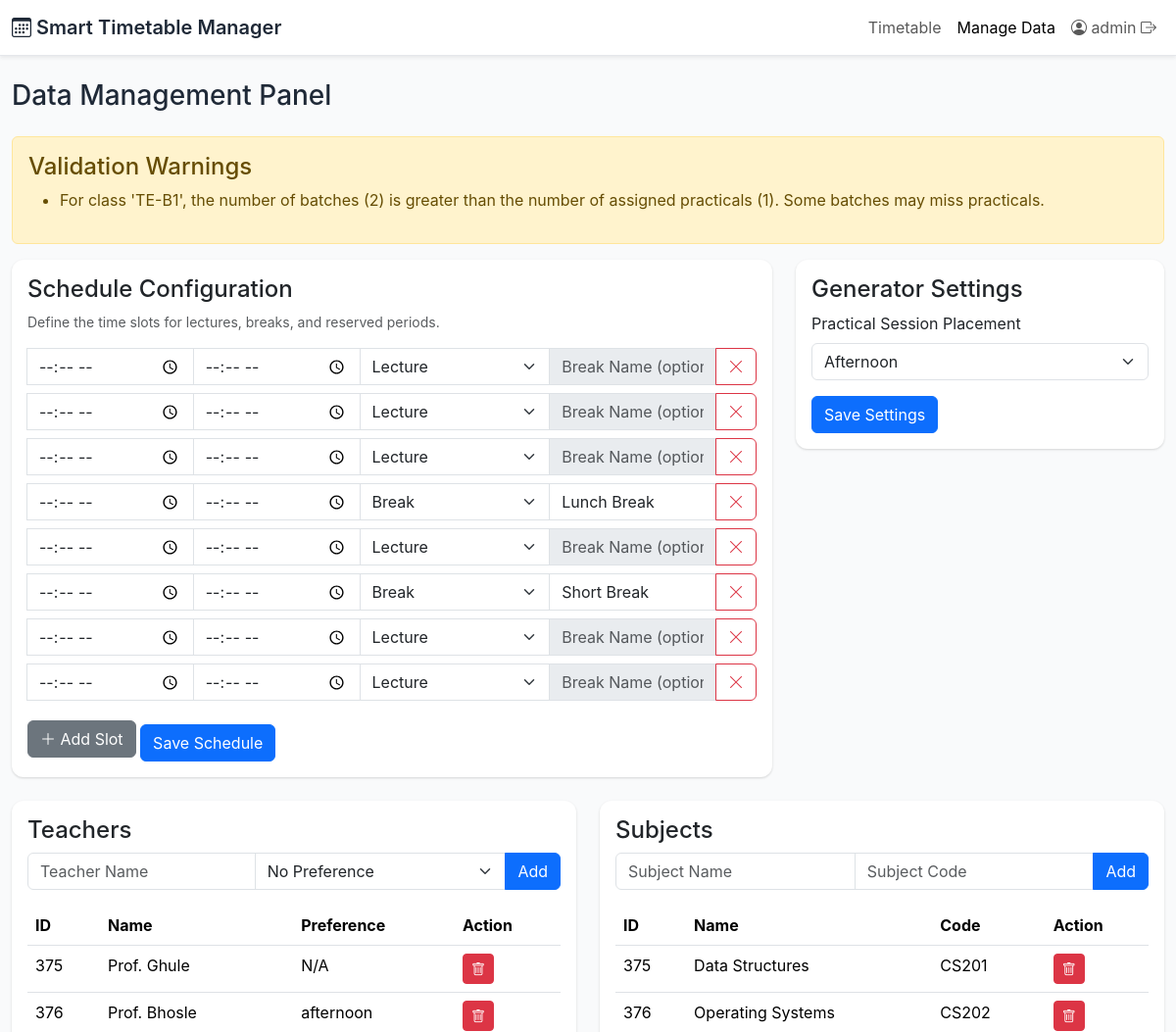
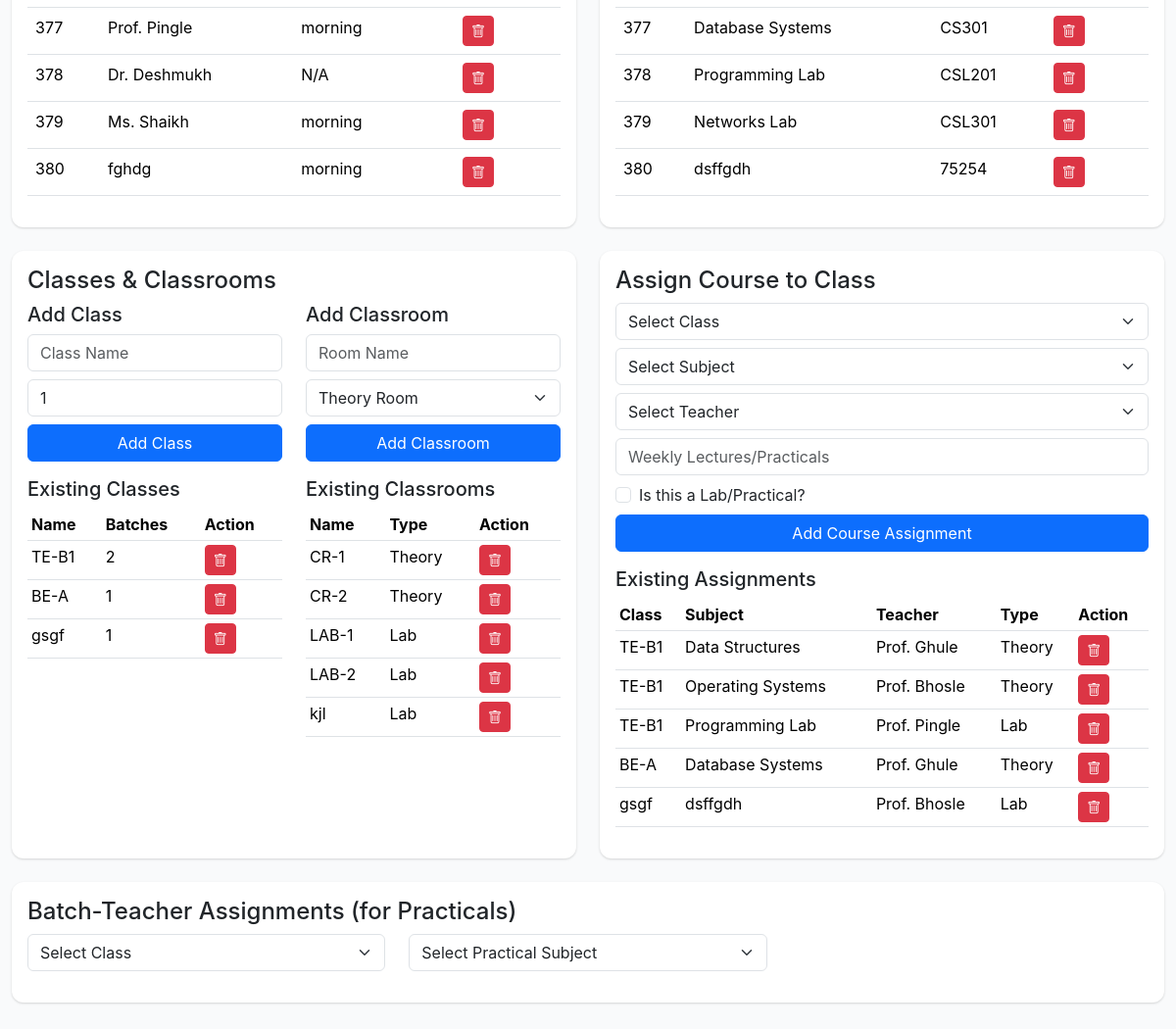
Page /manage (signed in) on the earlier database version (2 pictures, top to bottom).
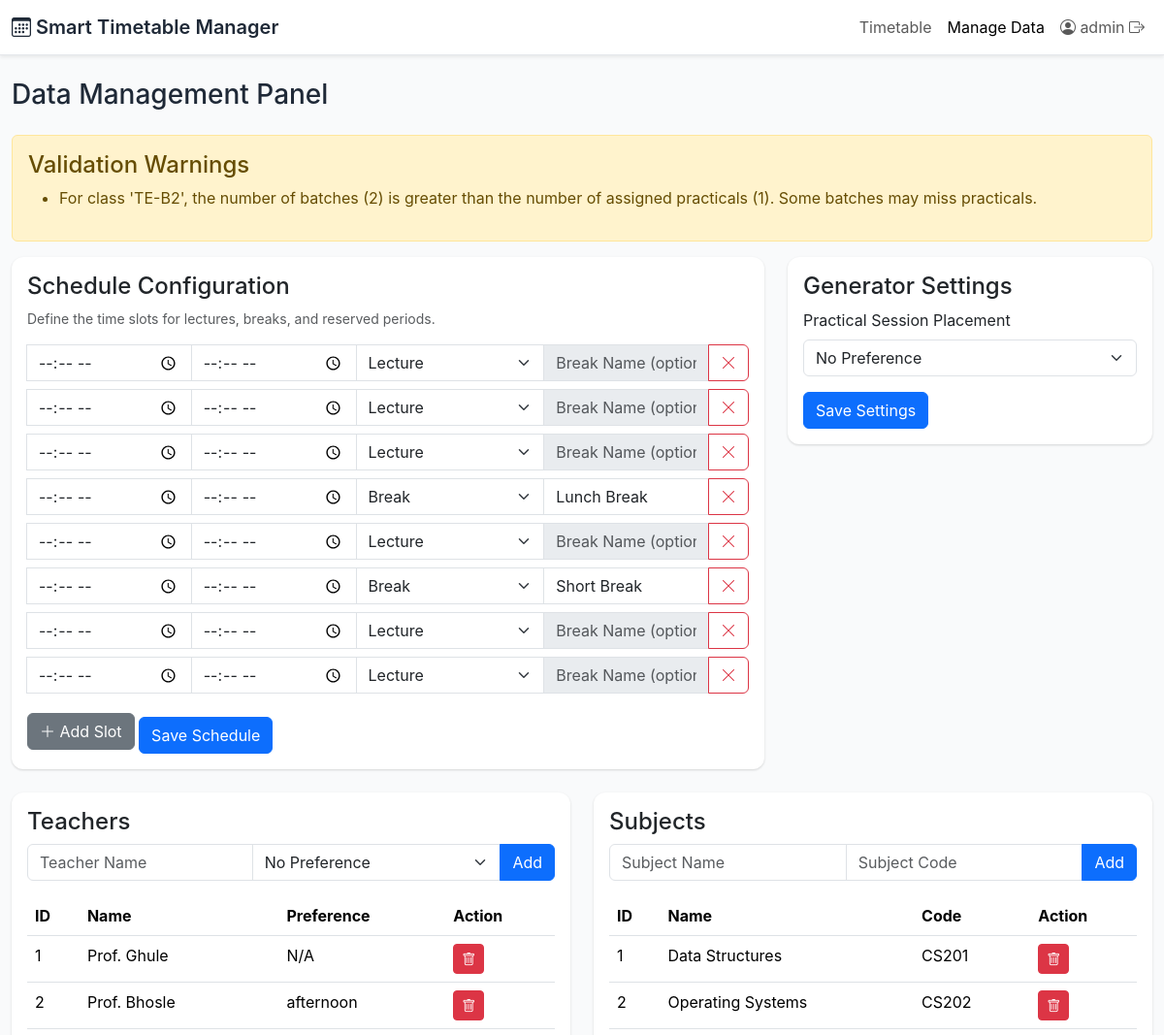
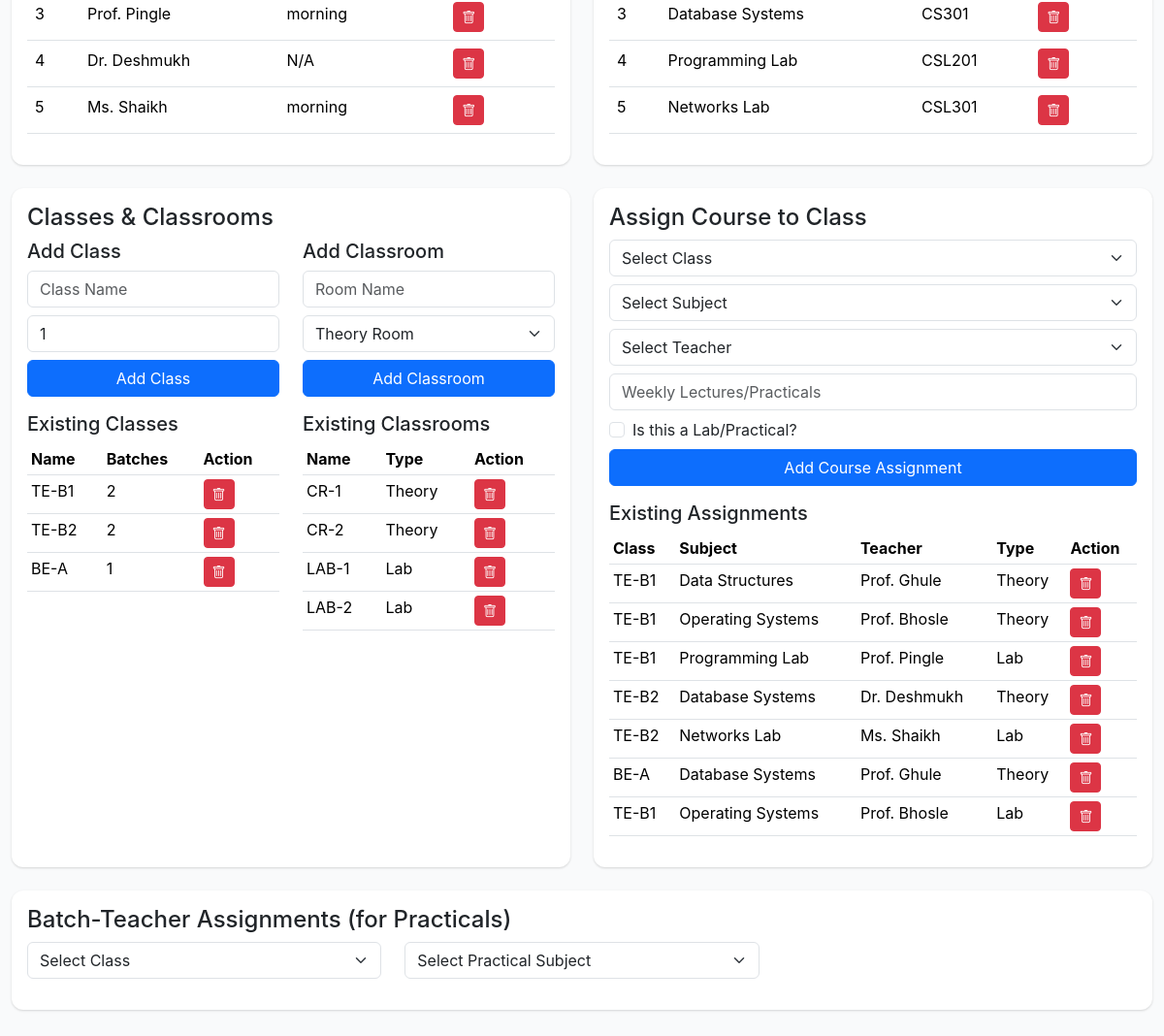
Same page on the later database version (2 pictures, top to bottom).
### tables this page shows
CREATE TABLE schedule_config (
                config_id INTEGER PRIMARY KEY AUTOINCREMENT,
                is_break INTEGER,
                start_time TEXT,
                end_time TEXT,
                break_name TEXT
            );

CREATE TABLE generation_settings (
                key TEXT PRIMARY KEY,
                value TEXT
            );

CREATE TABLE teachers (
                teacher_id INTEGER PRIMARY KEY AUTOINCREMENT,
                name TEXT NOT NULL
            );

CREATE TABLE teacher_preferences (
                teacher_id INTEGER PRIMARY KEY,
                preference TEXT,
                FOREIGN KEY (teacher_id) REFERENCES teachers(teacher_id)
            );

CREATE TABLE subjects (
                subject_id INTEGER PRIMARY KEY AUTOINCREMENT,
                name TEXT NOT NULL,
                code TEXT NOT NULL UNIQUE
            );

CREATE TABLE classes (
                class_id INTEGER PRIMARY KEY AUTOINCREMENT,
                name TEXT NOT NULL UNIQUE,
                num_batches INTEGER NOT NULL DEFAULT 1
            );

CREATE TABLE classrooms (
                classroom_id INTEGER PRIMARY KEY AUTOINCREMENT,
                name TEXT NOT NULL UNIQUE,
                is_lab INTEGER DEFAULT 0
            );

CREATE TABLE courses (
                course_id INTEGER PRIMARY KEY AUTOINCREMENT,
                class_id INTEGER,
                subject_id INTEGER,
                teacher_id INTEGER,
                weekly_lectures INTEGER NOT NULL,
                is_lab INTEGER NOT NULL DEFAULT 0,
                classroom_id INTEGER,
                FOREIGN KEY (class_id) REFERENCES classes(class_id),
                FOREIGN KEY (subject_id) REFERENCES subjects(subject_id),
                FOREIGN KEY (teacher_id) REFERENCES teachers(teacher_id),
                FOREIGN KEY (classroom_id) REFERENCES classrooms(classroom_id)
            );

### app.py (the view, shortened to what this page needs)
@app.route('/manage', methods=['GET', 'POST'])
@login_required
def manage():
    db = get_db()
    cur = db.cursor()
    warnings = []
    classes_list = cur.execute('SELECT * FROM classes').fetchall()
    for class_obj in classes_list:
        num_batches = class_obj['num_batches']
        if num_batches > 1:
            practicals_count = cur.execute('SELECT COUNT(DISTINCT subject_id) FROM courses WHERE class_id = ? AND is_lab = 1', (class_obj['class_id'],)).fetchone()[0]
            if practicals_count > 0 and num_batches > practicals_count:
                 warnings.append(f"For class '{class_obj['name']}', the number of batches ({num_batches}) is greater than the number of assigned practicals ({practicals_count}). Some batches may miss practicals.")
    teachers = cur.execute('SELECT teachers.*, teacher_preferences.preference FROM teachers LEFT JOIN teacher_preferences ON teachers.teacher_id = teacher_preferences.teacher_id').fetchall()
    subjects = cur.execute('SELECT * FROM subjects').fetchall()
    classrooms = cur.execute('SELECT * FROM classrooms').fetchall()
    courses = cur.execute('''
        SELECT c.*, t.name as teacher_name, sub.name as subject_name, cl.name as class_name, cl.num_batches
        FROM courses c
        JOIN teachers t ON c.teacher_id = t.teacher_id
        JOIN subjects sub ON c.subject_id = sub.subject_id
        JOIN classes cl ON c.class_id = cl.class_id
    ''').fetchall()
    batch_assignments = defaultdict(lambda: defaultdict(dict))
    assignments = cur.execute('''
        SELECT b.*, t.name as teacher_name
        FROM batch_teacher_assignments b
        JOIN teachers t ON b.teacher_id = t.teacher_id
    ''').fetchall()
    for a in assignments:
        batch_assignments[a['class_id']][a['subject_id']][a['batch_number']] = a['teacher_id']
    schedule_config = get_slot_times()
    practical_preference = cur.execute("SELECT value FROM generation_settings WHERE key = 'practical_preference'").fetchone()['value']
    lab_classrooms = cur.execute('SELECT * FROM classrooms WHERE is_lab = 1').fetchall()
    return render_template('manage.html',
                           teachers=teachers,
                           subjects=subjects,
                           classes=classes_list,
                           classrooms=classrooms,
                           courses=courses,
                           schedule_config=schedule_config,
                           warnings=warnings,
                           batch_assignments=batch_assignments,
                           practical_preference=practical_preference,
                           lab_classrooms=lab_classrooms)

### app.py (called while the page is built)
def get_db():
    db = getattr(g, '_database', None)
    if db is None:
        db = sqlite3.connect(DB_PATH)
        db.row_factory = sqlite3.Row
        g._database = db
    return db

@app.teardown_appcontext
def close_connection(exception):
    db = getattr(g, '_database', None)
    if db is not None:
        db.close()

def login_required(f):
    @wraps(f)
    def decorated_function(*args, **kwargs):
        if 'admin_id' not in session:
            flash('You need to be logged in to access this page.', 'warning')
            return redirect(url_for('admin_login'))
        return f(*args, **kwargs)
    return decorated_function

def get_slot_times():
    db = get_db()
    cur = db.cursor()
    cur.execute('SELECT * FROM schedule_config ORDER BY config_id')
    return cur.fetchall()

### templates/manage.html (shortened to what the changed rows need)
<!DOCTYPE html>
<html lang="en">
<head>
    <link rel="stylesheet" href="https://cdn.jsdelivr.net/npm/bootstrap@5.3.1/dist/css/bootstrap.min.css">
    <link rel="stylesheet" href="https://cdn.jsdelivr.net/npm/bootstrap-icons/font/bootstrap-icons.css">
    <link rel="stylesheet" href="{{ url_for('static', filename='css/style.css') }}">
</head>
<body>
    <div class="main-content container-fluid py-4">
        <h1 class="h3 mb-4">Data Management Panel</h1>
        {% if warnings %}
        <div class="alert alert-warning">
            <ul>
                {% for warning in warnings %}
                <li>{{ warning }}</li>
                {% endfor %}
            </ul>
        </div>
        {% endif %}
        <div class="row">
            <div class="col-lg-8">
                <div class="card p-3 mb-4">
                    <h2 class="h4">Schedule Configuration</h2>
                    <form id="scheduleConfigForm" action="{{ url_for('manage') }}" method="post">
                        <div id="slotInputs">
                            {% for slot in schedule_config %}
                            <div class="input-group mb-2">
                                <input type="time" class="form-control" name="start_time" value="{{ slot.start_time }}" required>
                                <input type="time" class="form-control" name="end_time" value="{{ slot.end_time }}" required>
                                <select class="form-select" name="is_break">
                                    <option value="0" {% if slot.is_break == 0 %}selected{% endif %}>Lecture</option>
                                    <option value="1" {% if slot.is_break == 1 %}selected{% endif %}>Break</option>
                                </select>
                                <input type="text" class="form-control break-name-input" name="break_name" placeholder="Break Name (optional)" value="{{ slot.break_name or '' }}" {% if slot.is_break != 1 %}disabled{% endif %}>
                                <button type="button" class="btn btn-outline-danger remove-slot"><i class="bi bi-x-lg"></i></button>
                            </div>
                            {% endfor %}
                        </div>
                    </form>
                </div>
            </div>
            <div class="col-lg-4">
                <div class="card p-3 mb-4">
                    <h2 class="h4">Generator Settings</h2>
                    <form id="practicalPrefForm" action="{{ url_for('manage') }}" method="post">
                        <div class="mb-3">
                            <label for="practicalPreference" class="form-label">Practical Session Placement</label>
                            <select id="practicalPreference" name="practical_preference" class="form-select">
                                <option value="none" {% if practical_preference == 'none' %}selected{% endif %}>No Preference</option>
                                <option value="afternoon" {% if practical_preference == 'afternoon' %}selected{% endif %}>Afternoon</option>
                            </select>
                        </div>
                    </form>
                </div>
            </div>
        </div>
        <div class="row">
            <div class="col-lg-6 mb-4">
                <div class="card p-3 h-100">
                    <h2 class="h4">Teachers</h2>
                    <div class="table-responsive">
                        <table class="table table-hover">
                            <thead><tr><th>ID</th><th>Name</th><th>Preference</th><th>Action</th></tr></thead>
                            <tbody>
                                {% for teacher in teachers %}
                                <tr>
                                    <td>{{ teacher.teacher_id }}</td>
                                    <td>{{ teacher.name }}</td>
                                    <td>{{ teacher.preference or 'N/A' }}</td>
                                    <td>
                                        <form action="{{ url_for('manage') }}" method="post" onsubmit="return confirm('Delete this teacher?');">
                                            <button type="submit" class="btn btn-danger btn-sm"><i class="bi bi-trash"></i></button>
                                        </form>
                                    </td>
                                </tr>
                                {% endfor %}
                            </tbody>
                        </table>
                    </div>
                </div>
            </div>
            <div class="col-lg-6 mb-4">
                <div class="card p-3 h-100">
                    <h2 class="h4">Subjects</h2>
                    <div class="table-responsive">
                        <table class="table table-hover">
                            <thead><tr><th>ID</th><th>Name</th><th>Code</th><th>Action</th></tr></thead>
                            <tbody>
                                {% for subject in subjects %}
                                <tr>
                                    <td>{{ subject.subject_id }}</td>
                                    <td>{{ subject.name }}</td>
                                    <td>{{ subject.code }}</td>
                                    <td>
                                        <form action="{{ url_for('manage') }}" method="post" onsubmit="return confirm('Delete this subject?');">
                                            <button type="submit" class="btn btn-danger btn-sm"><i class="bi bi-trash"></i></button>
                                        </form>
                                    </td>
                                </tr>
                                {% endfor %}
                            </tbody>
                        </table>
                    </div>
                </div>
            </div>
        </div>
        <div class="row">
            <div class="col-lg-6 mb-4">
                <div class="card p-3 h-100">
                    <h2 class="h4">Classes & Classrooms</h2>
                    <div class="row">
                        <div class="col-md-6">
                            <div class="table-responsive">
                                <table class="table table-sm">
                                    <thead><tr><th>Name</th><th>Batches</th><th>Action</th></tr></thead>
                                    <tbody>
                                        {% for class_obj in classes %}
                                        <tr>
                                            <td>{{ class_obj.name }}</td>
                                            <td>{{ class_obj.num_batches }}</td>
                                            <td>
                                                <form action="{{ url_for('manage') }}" method="post" onsubmit="return confirm('Delete this class?');">
                                                    <button type="submit" class="btn btn-danger btn-sm"><i class="bi bi-trash"></i></button>
                                                </form>
                                            </td>
                                        </tr>
                                        {% endfor %}
                                    </tbody>
                                </table>
                            </div>
                        </div>
                        <div class="col-md-6">
                            <div class="table-responsive">
                                <table class="table table-sm">
                                    <thead><tr><th>Name</th><th>Type</th><th>Action</th></tr></thead>
                                    <tbody>
                                        {% for room in classrooms %}
                                        <tr>
                                            <td>{{ room.name }}</td>
                                            <td>{{ 'Lab' if room.is_lab else 'Theory' }}</td>
                                            <td>
                                                <form action="{{ url_for('manage') }}" method="post" onsubmit="return confirm('Delete this classroom?');">
                                                    <button type="submit" class="btn btn-danger btn-sm"><i class="bi bi-trash"></i></button>
                                                </form>
                                            </td>
                                        </tr>
                                        {% endfor %}
                                    </tbody>
                                </table>
                            </div>
                        </div>
                    </div>
                </div>
            </div>
            <div class="col-lg-6 mb-4">
                <div class="card p-3 h-100">
                    <h2 class="h4">Assign Course to Class</h2>
                    <div class="table-responsive">
                        <table class="table table-hover table-sm">
                            <thead><tr><th>Class</th><th>Subject</th><th>Teacher</th><th>Type</th><th>Action</th></tr></thead>
                            <tbody>
                                {% for course in courses %}
                                <tr>
                                    <td>{{ course.class_name }}</td>
                                    <td>{{ course.subject_name }}</td>
                                    <td>{{ course.teacher_name }}</td>
                                    <td>{{ 'Lab' if course.is_lab else 'Theory' }}</td>
                                    <td>
                                        <form action="{{ url_for('manage') }}" method="post" onsubmit="return confirm('Delete this course?');">
                                            <button type="submit" class="btn btn-danger btn-sm"><i class="bi bi-trash"></i></button>
                                        </form>
                                    </td>
                                </tr>
                                {% endfor %}
                            </tbody>
                        </table>
                    </div>
                </div>
            </div>
        </div>
        <div class="card p-3 mb-4">
            <h2 class="h4">Batch-Teacher Assignments (for Practicals)</h2>
        </div>
    </div>
</body>
</html>

Differences in the rows shown:
removed teachers: teacher_id "375", name "Prof. Ghule", preference "N/A"
removed teacher_preferences: teacher_id "376", name "Prof. Bhosle", preference "afternoon"
removed teacher_preferences: teacher_id "377", name "Prof. Pingle", preference "morning"
removed teachers: teacher_id "378", name "Dr. Deshmukh", preference "N/A"
removed teacher_preferences: teacher_id "379", name "Ms. Shaikh", preference "morning"
removed teacher_preferences: teacher_id "380", name "fghdg", preference "morning"
removed subjects: subject_id "375", name "Data Structures", code "CS201"
removed subjects: subject_id "376", name "Operating Systems", code "CS202"
removed subjects: subject_id "377", name "Database Systems", code "CS301"
removed subjects: subject_id "378", name "Programming Lab", code "CSL201"
removed subjects: subject_id "379", name "Networks Lab", code "CSL301"
removed subjects: subject_id "380", name "dsffgdh", code "75254"
removed classes: name "gsgf", num_batches "1"
removed classrooms: name "kjl", is_lab "Lab"
removed courses: class_name "gsgf", subject_name "dsffgdh", teacher_name "Prof. Bhosle", is_lab "Lab"
changed generation_settings: practical_preference "Afternoon" → "No Preference"
added teachers: teacher_id "1", name "Prof. Ghule", preference "N/A"
added teacher_preferences: teacher_id "2", name "Prof. Bhosle", preference "afternoon"
added teacher_preferences: teacher_id "3", name "Prof. Pingle", preference "morning"
added teachers: teacher_id "4", name "Dr. Deshmukh", preference "N/A"
added teacher_preferences: teacher_id "5", name "Ms. Shaikh", preference "morning"
added subjects: subject_id "1", name "Data Structures", code "CS201"
added subjects: subject_id "2", name "Operating Systems", code "CS202"
added subjects: subject_id "3", name "Database Systems", code "CS301"
added subjects: subject_id "4", name "Programming Lab", code "CSL201"
added subjects: subject_id "5", name "Networks Lab", code "CSL301"
added classes: name "TE-B2", num_batches "2"
added courses: class_name "TE-B2", subject_name "Database Systems", teacher_name "Dr. Deshmukh", is_lab "Theory"
added courses: class_name "TE-B2", subject_name "Networks Lab", teacher_name "Ms. Shaikh", is_lab "Lab"
added courses: class_name "TE-B1", subject_name "Operating Systems", teacher_name "Prof. Bhosle", is_lab "Lab"
Other differences:
new list line: "For class 'TE-B2', the number of batches (2) is greater than the number of assigned practicals (1). Some batches may miss practicals."
list line gone: "For class 'TE-B1', the number of batches (2) is greater than the number of assigned practicals (1). Some batches may miss practicals."
